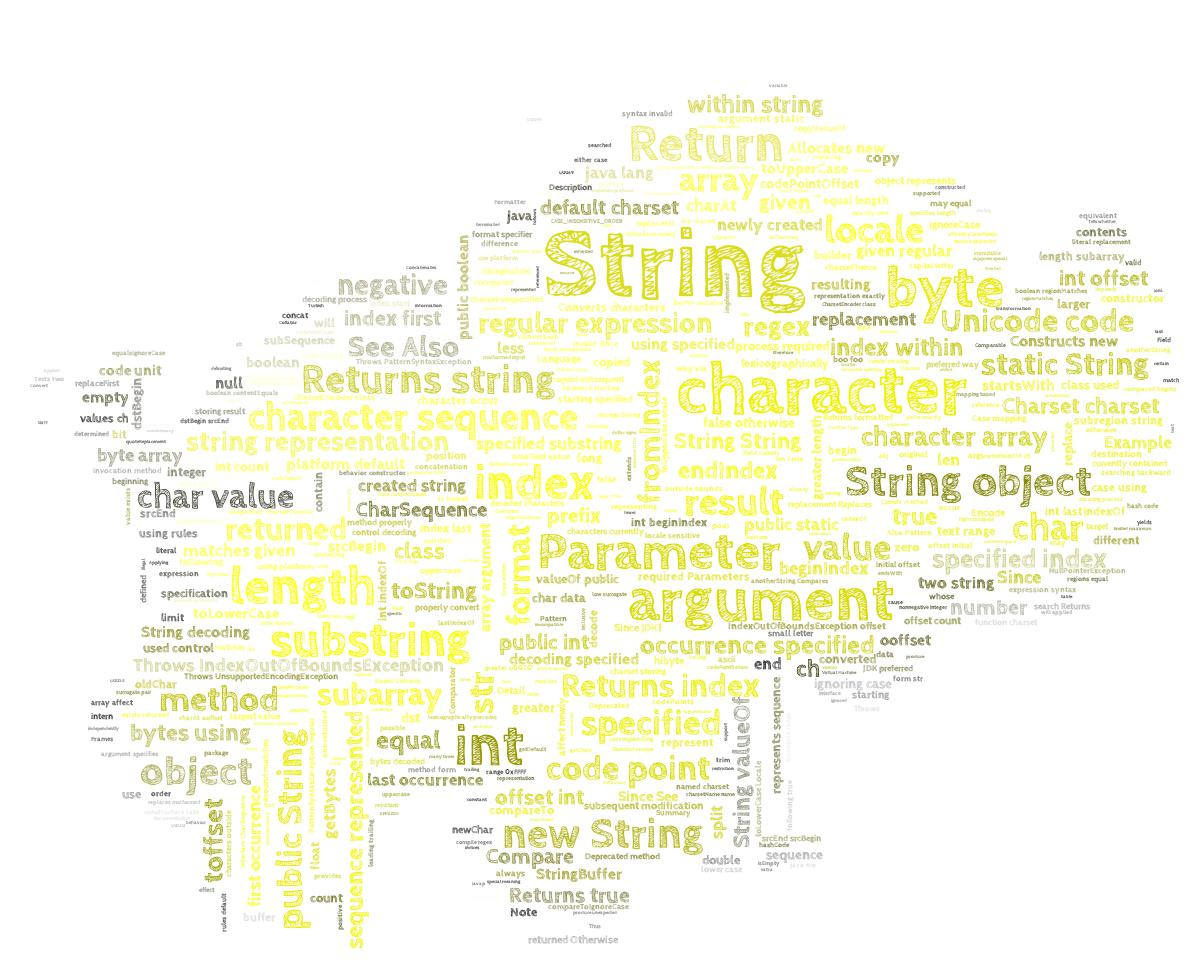

This chart was generated by the following Python code:
#! python3

from os import path
from PIL import Image
import numpy as np
import matplotlib.pyplot as plt
from wordcloud import WordCloud, STOPWORDS, ImageColorGenerator


text = open('String.txt').read()

alice_coloring = np.array(Image.open("Hadoop.jpg"))
stopwords = set(STOPWORDS)
stopwords.add("said")

wc = WordCloud(background_color="white", max_words=2000, mask=alice_coloring,
				stopwords=stopwords, max_font_size=100, min_font_size=5, 
				font_path='CabinSketch-Bold.ttf',
				random_state=42)
wc.generate(text)

image_colors = ImageColorGenerator(alice_coloring)
wc = wc.recolor(color_func=image_colors)
plt.imshow(wc, interpolation="bilinear")
plt.axis("off")
wc.to_file('hadoop_wordcloud.jpg')

plt.show()

'''
plt.figure()
wc2 = wc.recolor(color_func=image_colors)
plt.imshow(wc2, interpolation="bilinear")
plt.axis("off")
# wc2.to_file('sb2.png')


plt.figure()
plt.imshow(alice_coloring, cmap=plt.cm.gray, interpolation="bilinear")
plt.axis("off")
plt.show()
'''
